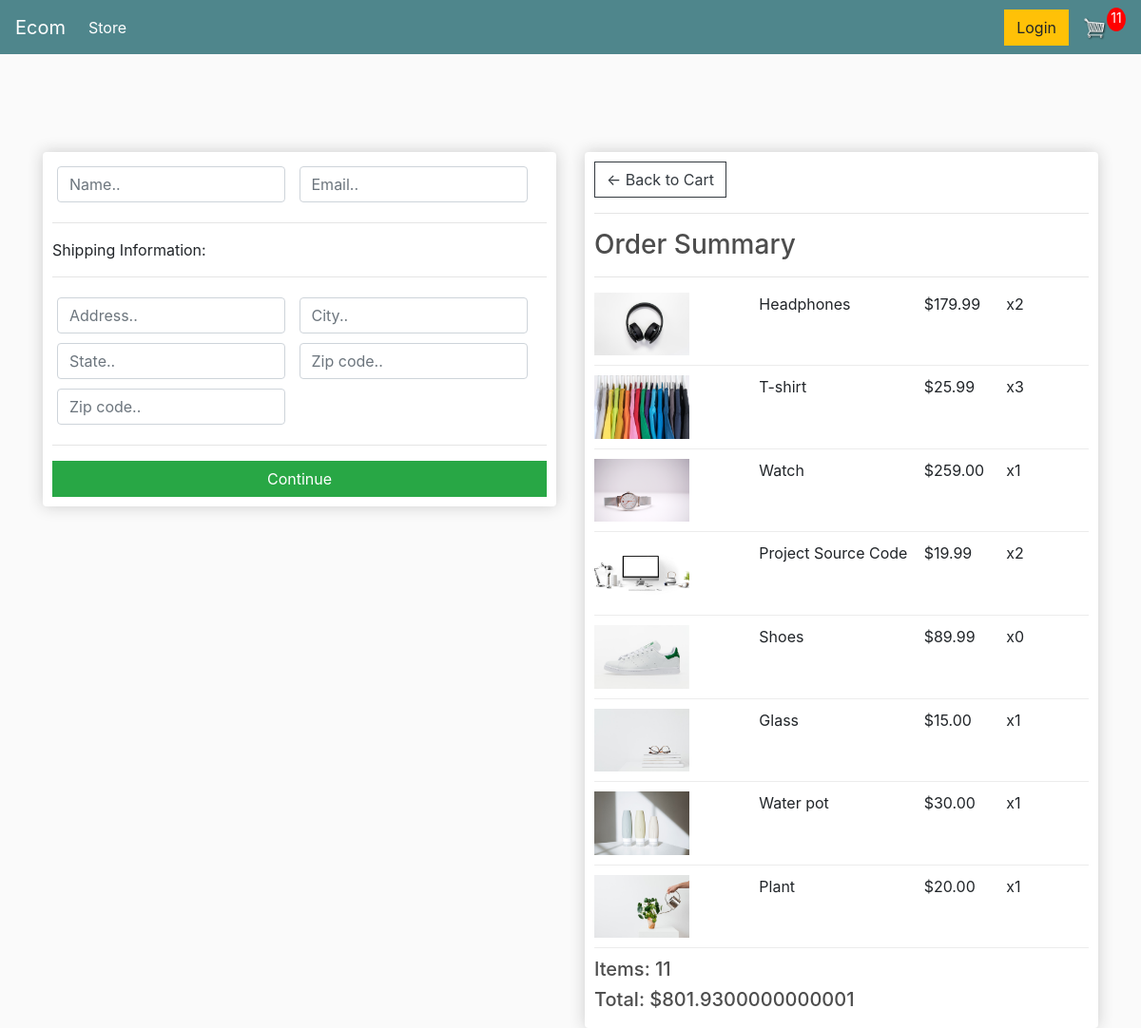
/checkout/ (signed in), run on an earlier commit of the app's database.
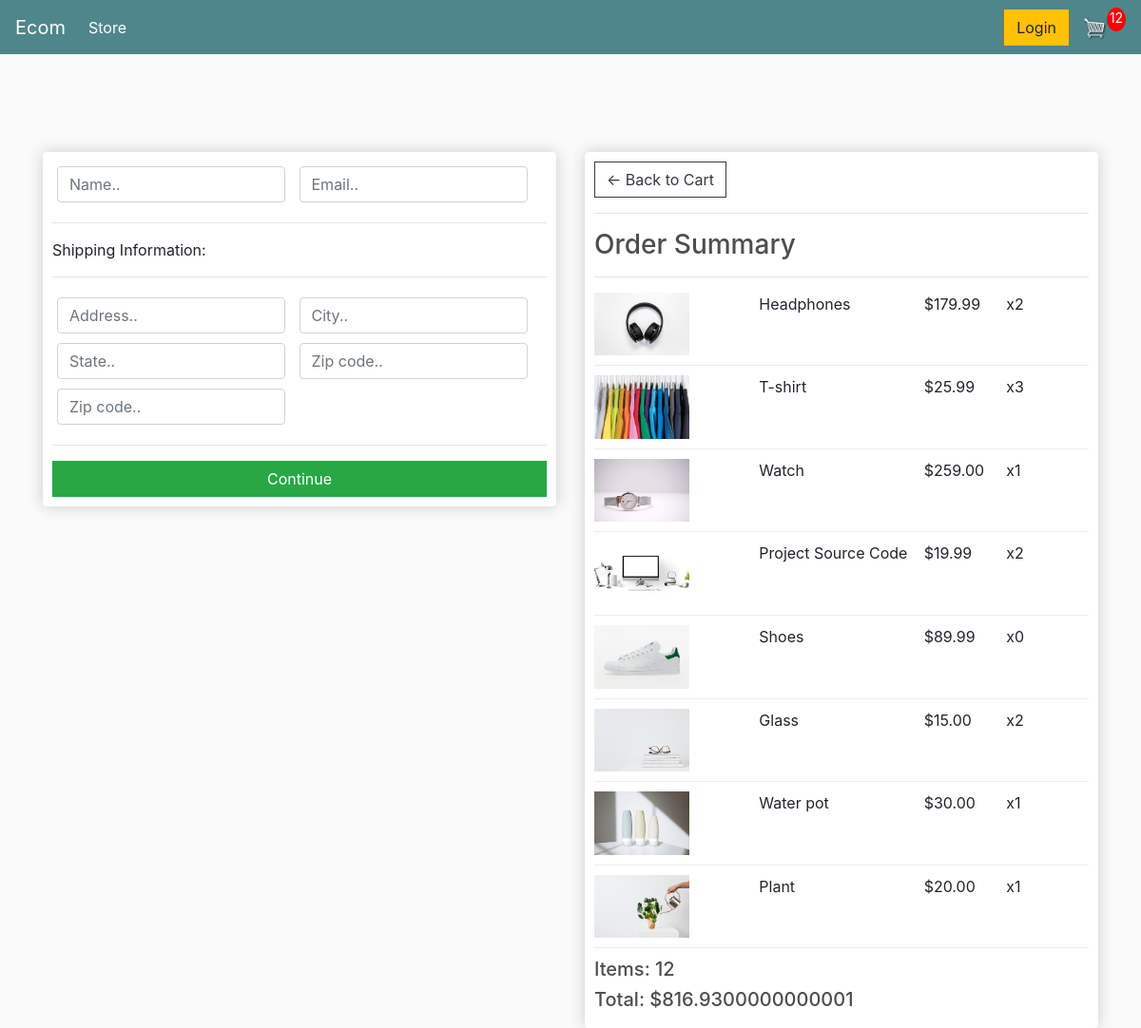
And on a later commit of the database.
### store/models.py (models this page shows, shortened)
class OrderItem(models.Model):
    product = models.ForeignKey(Product, on_delete=models.SET_NULL, null=True)
    order = models.ForeignKey(Order, on_delete=models.SET_NULL, null=True)
    quantity = models.IntegerField(default=0, null=True, blank=True)
    date_added = models.DateTimeField(auto_now_add=True)
    @property
    def get_total(self):
        total = self.product.price * self.quantity
        return total

class Order(models.Model):
    customer = models.ForeignKey(Customer, on_delete=models.SET_NULL, blank=True, null=True)
    date_added = models.DateTimeField(auto_now_add=True)
    complete = models.BooleanField(default=False, null=True, blank=False)
    transaction_id = models.CharField(max_length=300, null=True)
    @property
    def get_cart_total(self):
        orderitems = self.orderitem_set.all()
        total = sum([item.get_total for item in orderitems])
        return total
    @property
    def get_cart_items(self):
        orderitems = self.orderitem_set.all()
        total = sum([item.quantity for item in orderitems])
        return total

class Product(models.Model):
    name = models.CharField(max_length=300, null=True)
    price = models.FloatField()
    digital = models.BooleanField(default=False, null=True, blank=False)
    image = models.ImageField(null=True, blank=True)
    @property
    def imageUrl(self):
        try:
            url = self.image.url
        except:
            url = ''
        return url

### store/views.py (the view)
# urls.py: path('checkout/', views.checkout, name='checkout'),
def checkout(request):
    if request.user.is_authenticated:
        customer = request.user.customer
        order, create = Order.objects.get_or_create(customer=customer, complete=False)
        items = order.orderitem_set.all()
        cartItems = order.get_cart_items
    else:
        items = []
        order = {'get_cart_total': 0, 'get_cart_items': 0}
        cartItems = order.get_cart_items
    context = {'items': items, 'order': order, 'cartItems': cartItems}
    return render(request, 'store/checkout.html', context)

### store/templates/store/checkout.html (shortened to what this page needs)
{% extends 'store/main.html' %}
{% load static %}
{% block content %}
    <div class="row">
        <div class="col-lg-6">
            <div class="box-element" id="form-wrapper">
                <form id="form">
                    <div id="user-info">
                        <div class="form-field">
                            <input required class="form-control" type="text" name="name" placeholder="Name..">
                        </div>
                        <div class="form-field">
                            <input required class="form-control" type="email" name="email" placeholder="Email..">
                        </div>
                    </div>
                    <div id="shipping-info">
                        <hr>
                        <p>Shipping Information:</p>
                        <hr>
                        <div class="form-field">
                            <input class="form-control" type="text" name="address" placeholder="Address..">
                        </div>
                        <div class="form-field">
                            <input class="form-control" type="text" name="city" placeholder="City..">
                        </div>
                        <div class="form-field">
                            <input class="form-control" type="text" name="state" placeholder="State..">
                        </div>
                        <div class="form-field">
                            <input class="form-control" type="text" name="zipcode" placeholder="Zip code..">
                        </div>
                        <div class="form-field">
                            <input class="form-control" type="text" name="country" placeholder="Zip code..">
                        </div>
                    </div>
                    <hr>
                    <input id="form-button" class="btn btn-success btn-block" type="submit" value="Continue">
                </form>
            </div>
            <br>
        </div>
        <div class="col-lg-6">
            <div class="box-element">
                <a class="btn btn-outline-dark" href="{% url 'cart' %}">&#x2190; Back to Cart</a>
                <hr>
                <h3>Order Summary</h3>
                <hr>
                {% for item in items %}
                    <div class="cart-row">
                        <div style="flex:2"><img class="row-image" src="{{ item.product.imageUrl }}"></div>
                        <div style="flex:2"><p>{{ item.product.name }}</p></div>
                        <div style="flex:1"><p>${{ item.product.price | floatformat:2 }}</p></div>
                        <div style="flex:1"><p>x{{ item.quantity }}</p></div>
                    </div>
                {% endfor %}
                <h5>Items: {{ order.get_cart_items }}</h5>
                <h5>Total: ${{ order.get_cart_total }}</h5>
            </div>
        </div>
    </div>
{% endblock content %}

What changed in the data, as far as the page shows it:
changed OrderItem "Glass": quantity "1" → "2"
changed through a linked row, Order: get_cart_items "11" → "12"; get_cart_total "801.9300000000001" → "816.9300000000001"
Also different on the page:
{{ cartItems }}: "11" → "12"
